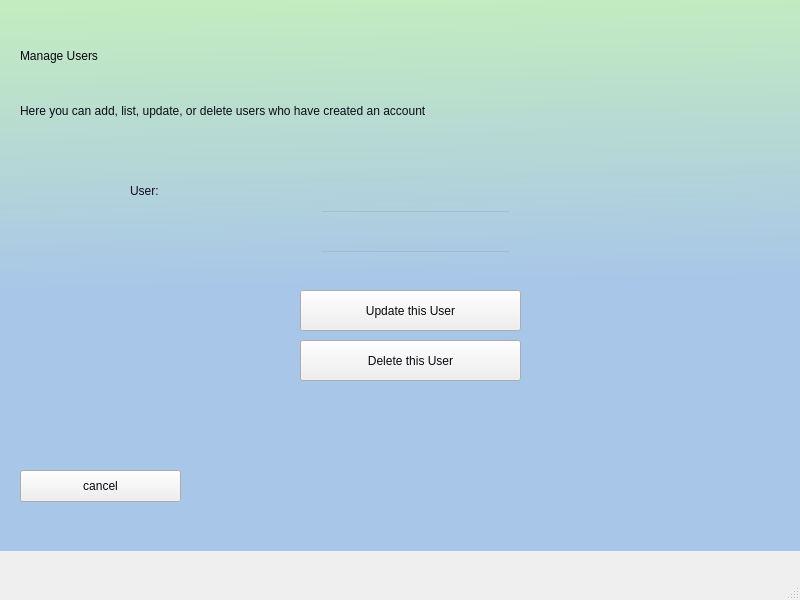
<?xml version="1.0" encoding="UTF-8"?>
<ui version="4.0">
 <class>MainWindow</class>
 <widget class="QMainWindow" name="MainWindow">
  <property name="geometry">
   <rect>
    <x>0</x>
    <y>0</y>
    <width>800</width>
    <height>600</height>
   </rect>
  </property>
  <property name="windowTitle">
   <string>MainWindow</string>
  </property>
  <widget class="QWidget" name="centralwidget">
   <widget class="QWidget" name="backgroundWid" native="true">
    <property name="geometry">
     <rect>
      <x>0</x>
      <y>0</y>
      <width>801</width>
      <height>551</height>
     </rect>
    </property>
    <property name="styleSheet">
     <string notr="true">QWidget#backgroundWid{
background-color:qlineargradient(spread:pad, x1:0.477833, y1:0, x2:0.507, y2:0.988636, stop:0 rgba(195, 236, 192, 255), stop:0.522167 rgba(168, 198, 232, 255))}
</string>
    </property>
    <widget class="QLabel" name="label">
     <property name="geometry">
      <rect>
       <x>20</x>
       <y>20</y>
       <width>351</width>
       <height>71</height>
      </rect>
     </property>
     <property name="styleSheet">
      <string notr="true">font: 48pt &quot;Avenir Next&quot;;color: rgb(255, 255, 255);
color: rgb(10, 6, 17);</string>
     </property>
     <property name="text">
      <string>Manage Users</string>
     </property>
    </widget>
    <widget class="QLabel" name="label_2">
     <property name="geometry">
      <rect>
       <x>20</x>
       <y>90</y>
       <width>711</width>
       <height>41</height>
      </rect>
     </property>
     <property name="styleSheet">
      <string notr="true">color:rgb(10, 12, 23);
font: 23pt &quot;Hoefler Text&quot;;</string>
     </property>
     <property name="text">
      <string>Here you can add, list, update, or delete users who have created an account</string>
     </property>
    </widget>
    <widget class="QPushButton" name="update_btn">
     <property name="geometry">
      <rect>
       <x>300</x>
       <y>290</y>
       <width>221</width>
       <height>41</height>
      </rect>
     </property>
     <property name="styleSheet">
      <string notr="true">color: rgb(8, 9, 14);
font: 24pt &quot;Georgia&quot;;</string>
     </property>
     <property name="text">
      <string>Update this User</string>
     </property>
    </widget>
    <widget class="QPushButton" name="delete_btn">
     <property name="geometry">
      <rect>
       <x>300</x>
       <y>340</y>
       <width>221</width>
       <height>41</height>
      </rect>
     </property>
     <property name="styleSheet">
      <string notr="true">color: rgb(8, 9, 14);
font: 24pt &quot;Georgia&quot;;</string>
     </property>
     <property name="text">
      <string>Delete this User</string>
     </property>
    </widget>
    <widget class="QLabel" name="user_le">
     <property name="geometry">
      <rect>
       <x>130</x>
       <y>220</y>
       <width>181</width>
       <height>21</height>
      </rect>
     </property>
     <property name="styleSheet">
      <string notr="true">color:rgb(16, 10, 32);
font: 16pt &quot;Charter&quot;;</string>
     </property>
     <property name="text">
      <string/>
     </property>
    </widget>
    <widget class="QLineEdit" name="emailLineEdit">
     <property name="geometry">
      <rect>
       <x>320</x>
       <y>210</y>
       <width>191</width>
       <height>31</height>
      </rect>
     </property>
     <property name="styleSheet">
      <string notr="true">background-color:rgba(0,0,0,0)</string>
     </property>
    </widget>
    <widget class="QLineEdit" name="passwordLineEdit">
     <property name="geometry">
      <rect>
       <x>320</x>
       <y>250</y>
       <width>191</width>
       <height>31</height>
      </rect>
     </property>
     <property name="styleSheet">
      <string notr="true">background-color:rgba(0,0,0,0)</string>
     </property>
    </widget>
    <widget class="QLabel" name="pass_le">
     <property name="geometry">
      <rect>
       <x>130</x>
       <y>250</y>
       <width>181</width>
       <height>21</height>
      </rect>
     </property>
     <property name="styleSheet">
      <string notr="true">color:rgb(16, 10, 32);
font: 16pt &quot;Charter&quot;;</string>
     </property>
     <property name="text">
      <string/>
     </property>
    </widget>
    <widget class="QPushButton" name="cancel_btn">
     <property name="geometry">
      <rect>
       <x>20</x>
       <y>470</y>
       <width>161</width>
       <height>32</height>
      </rect>
     </property>
     <property name="styleSheet">
      <string notr="true">color:rgb(9, 6, 18)</string>
     </property>
     <property name="text">
      <string>cancel</string>
     </property>
    </widget>
    <widget class="QLabel" name="user_le_2">
     <property name="geometry">
      <rect>
       <x>130</x>
       <y>180</y>
       <width>61</width>
       <height>21</height>
      </rect>
     </property>
     <property name="styleSheet">
      <string notr="true">color:rgb(16, 10, 32);
font: 16pt &quot;Charter&quot;;</string>
     </property>
     <property name="text">
      <string>User:</string>
     </property>
    </widget>
   </widget>
  </widget>
  <widget class="QMenuBar" name="menubar">
   <property name="geometry">
    <rect>
     <x>0</x>
     <y>0</y>
     <width>800</width>
     <height>22</height>
    </rect>
   </property>
  </widget>
  <widget class="QStatusBar" name="statusbar"/>
 </widget>
 <resources/>
 <connections/>
</ui>
